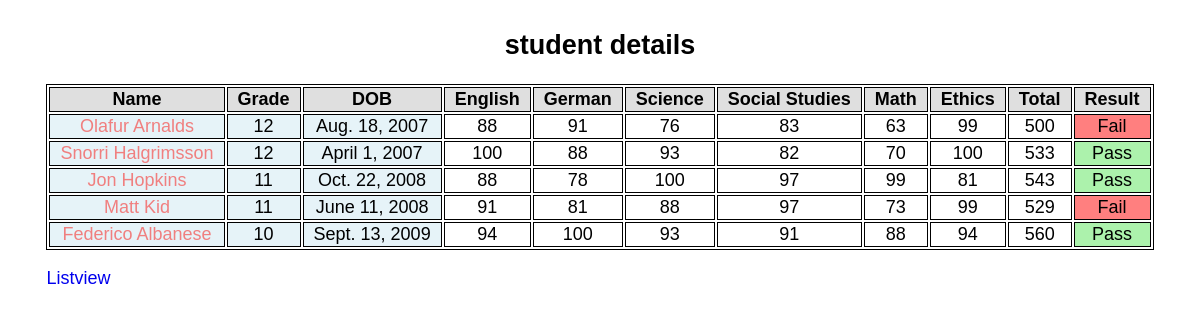
Screenshot of /students/page/ with the database file from the repository.
### students/models.py (models this page shows, shortened)
class Student(models.Model):
    name = models.CharField(max_length=100)
    grade = models.CharField(max_length=2, choices=grade_values)
    dob = models.DateField('Date of Birth')

class Marksheet(models.Model):
    student = models.ForeignKey(Student, on_delete=models.CASCADE)
    subject = models.CharField(max_length=30, choices=subject_list)
    mark = models.PositiveIntegerField(
        validators=mark_validator, help_text=help_text, default=0
    )

### students/views.py (the view)
# urls.py: path('page/', views.student_page, name='student_page')
def student_page(request):
    try:
        student = Student.objects.all().order_by('-grade', 'name')
        mark_list = [
            {
                'student': student[i],
                'mark_details': Marksheet.objects.filter(student_id= student[i].id),
                'total': Marksheet.objects.filter(student_id = student[i].id).values('student_id').annotate(total=Sum('mark'))
            }
            for i in range(0, student.count())
        ]
        return render(request, 'students/student_page.html', {'mark_list': mark_list})
    except:
        pass

### templates/students/student_page.html (shortened to what this page needs)
{% load static %}
<!DOCTYPE html>
<html lang="en">
<head>
    <link rel="stylesheet" href="{% static 'css/style.css' %}">
</head>
<body>
    <div class="container">
    <h2 class="h2-l">Student details</h2>
        <table>
            <thead class="tbl-header">
                <td>Name</td>
                <td>Grade</td>
                <td>DOB</td>
                <td>English</td>
                <td>German</td>
                <td>Science</td>
                <td>Social Studies</td>
                <td>Math</td>
                <td>Ethics</td>
                <td>Total</td>
                <td>Result</td>
            </thead>
            <tbody>
                {% for m in mark_list %}
                    <tr>
                        <td class="std-cell"><a class="student-link" href="{% url 'students:marksheet' m.student.id %}">{{ m.student.name }}</a></td>
                        <td class="std-cell">{{ m.student.grade }}</td>
                        <td class="std-cell">{{ m.student.dob }}</td>
                        {% for d in m.mark_details %}
                        <td>{{ d.mark }}</td>
                        {% endfor %}
                        {% for t in m.total %}
                        <td>{{ t.total }}</td>
                        {% endfor %}
                        {% for t in m.total %}
                        {% if t.total >= 530 %}
                        <td style="background-color: hsl(120, 73%, 75%, 75%);">Pass</td>
                        {% else %}
                        <td style="background-color: hsl(0, 100%, 50%, 50%);">Fail</td>
                        {% endif %}
                        {% endfor %}
                    </tr>
                {% endfor %}
            </tbody>
        </table>
        <p><a href="{% url 'students:student_list' %}">Listview</a></p>
    </div>
</body>
</html>

### static/css/style.css (style rules this page uses)
html { font-family: Calibri, 'Trebuchet MS', sans-serif; font-size: 18px; }
a { text-decoration: none; }
.h2-l { text-align: center; text-transform: lowercase; }
.student-link { color: hsl(0, 79%, 72%); }
.container { display: grid; justify-content: center; align-items: center; }
table, tr, td { border-color: #000; border-style: solid; border-width: 1px; }
td { padding-left: 10px; padding-right: 10px; text-align: center; }
.tbl-header { font-weight: bold; background-color: hsl(0, 0%, 50%, 25%); }
.std-cell { background-color: hsl(195, 53%, 79%, 30%); }

### rows the page displays
Student: student.name "Olafur Arnalds", student.grade "12", student.dob "Aug. 18, 2007", total "500"
Marksheet: mark "88"
Marksheet: mark "91"
Marksheet: mark "76"
Marksheet: mark "83"
Marksheet: mark "63"
Marksheet: mark "99"
Student: student.name "Snorri Halgrimsson", student.grade "12", student.dob "April 1, 2007", total "533"
Marksheet: mark "100"
Marksheet: mark "88"
Marksheet: mark "93"
Marksheet: mark "82"
Marksheet: mark "70"
Marksheet: mark "100"
Student: student.name "Jon Hopkins", student.grade "11", student.dob "Oct. 22, 2008", total "543"
Marksheet: mark "88"
Marksheet: mark "78"
Marksheet: mark "100"
Marksheet: mark "97"
Marksheet: mark "99"
Marksheet: mark "81"
Student: student.name "Matt Kid", student.grade "11", student.dob "June 11, 2008", total "529"
Marksheet: mark "91"
Marksheet: mark "81"
Marksheet: mark "88"
Marksheet: mark "97"
Marksheet: mark "73"
Marksheet: mark "99"
Student: student.name "Federico Albanese", student.grade "10", student.dob "Sept. 13, 2009", total "560"
Marksheet: mark "94"
Marksheet: mark "100"
Marksheet: mark "93"
Marksheet: mark "91"
Marksheet: mark "88"
Marksheet: mark "94"
